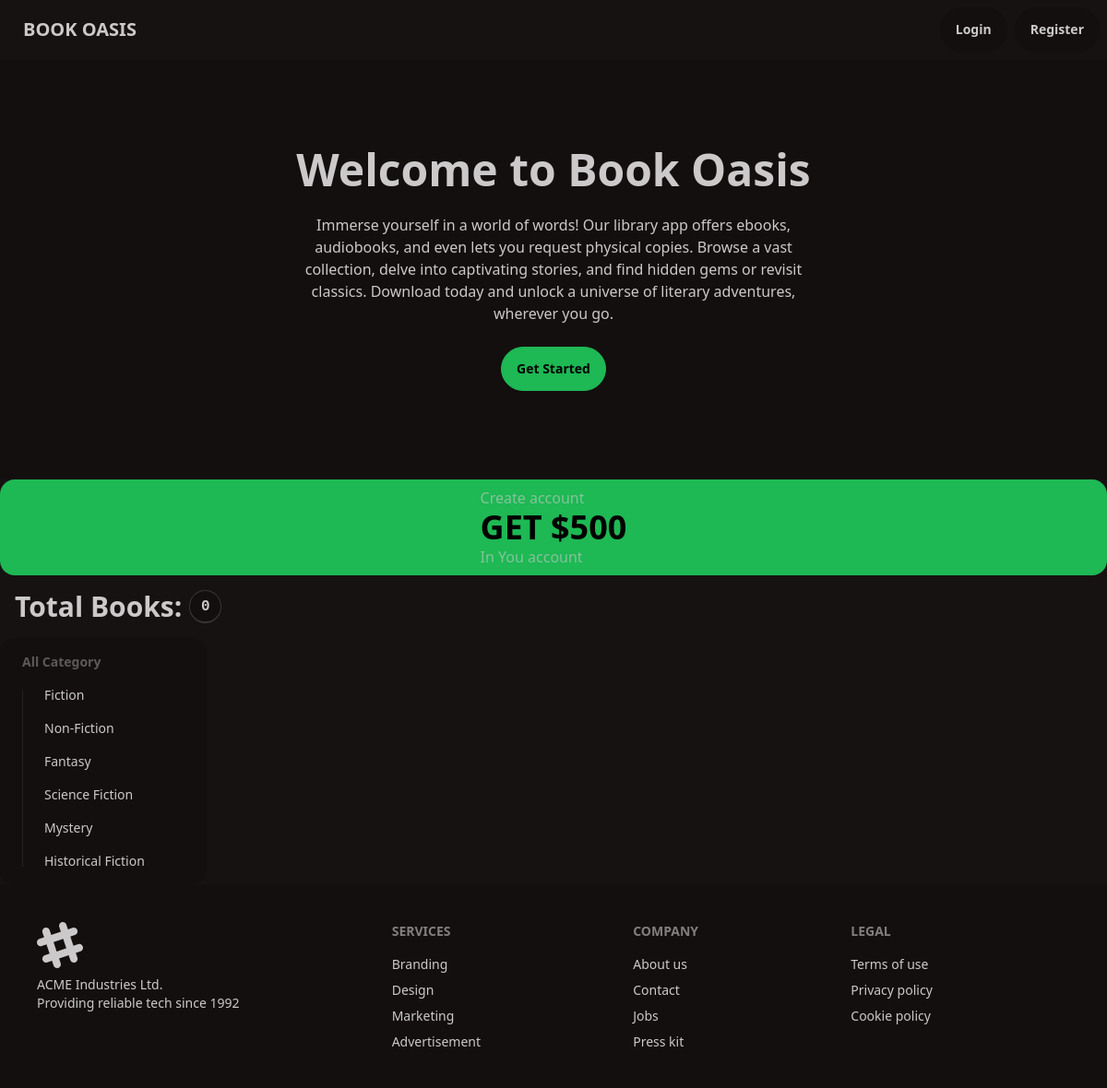
/, run on an earlier commit of the app's database.
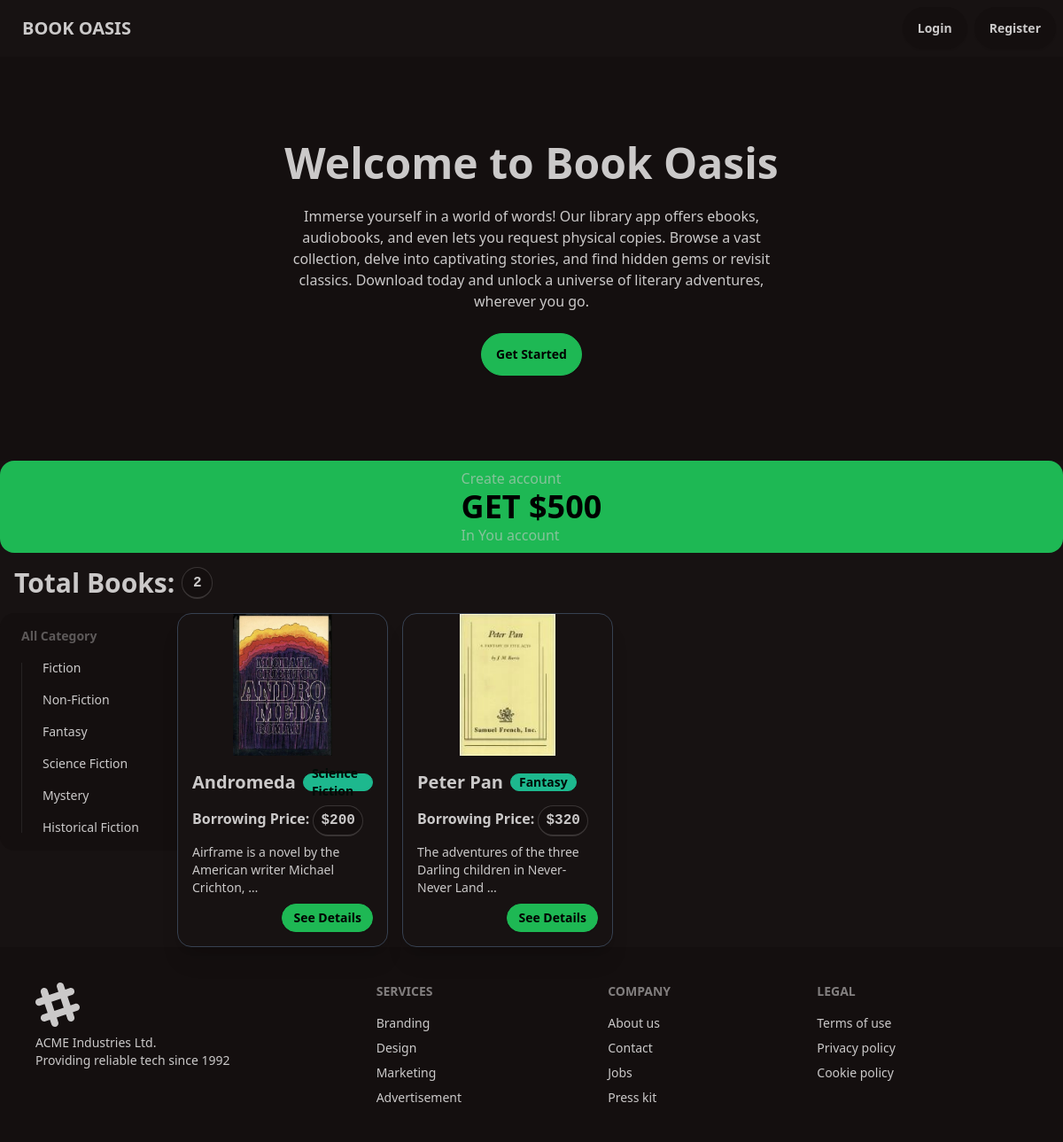
And on a later commit of the database.
### categories/models.py (models this page shows, shortened)
class Category(models.Model):
    name = models.CharField(max_length=100)
    slug = models.SlugField(max_length=100, unique=True, blank=True, null=True)

### books/models.py (models this page shows, shortened)
class Book(models.Model):
    title = models.CharField(max_length=100)
    description = models.TextField()
    category = models.ForeignKey(Category, on_delete=models.DO_NOTHING, related_name='books', default=False)
    price = models.DecimalField(max_digits=12, decimal_places=0)
    image = models.ImageField(upload_to='books/media/uploads/', null=True, blank=True)
    quantity = models.IntegerField(default=0)

### core/views.py (the view)
# urls.py: path('', Home.as_view(), name='home'),
class Home(TemplateView):
    template_name = 'core/home.html'
    def get_context_data(self, **kwargs: Any) -> dict[str, Any]:
        context = super().get_context_data(**kwargs)
        category_slug = self.kwargs.get('category', None)
        if category_slug is not None:
            category = Category.objects.get(slug=category_slug)
            books = Book.objects.filter(category=category)
        else:
            books = Book.objects.all()
        categories = Category.objects.all()
        context['categories'] = categories
        context['books'] = books
        return context

### core/templates/core/home.html
{% extends "core/base.html" %} {% block head_title %} Book Oasis {% endblock %}
{% block body %}
<section>
  <div class="hero bg-base-200 py-20">
    <div class="hero-content text-center">
      <div class="max-w-xl">
        <h1 class="text-5xl font-bold">Welcome to Book Oasis</h1>
        <p class="py-6">
          Immerse yourself in a world of words! Our library app offers ebooks,
          audiobooks, and even lets you request physical copies. Browse a vast
          collection, delve into captivating stories, and find hidden gems or
          revisit classics. Download today and unlock a universe of literary
          adventures, wherever you go.
        </p>
        <a href='{% url "profile" %}' class="btn btn-primary">Get Started</a>
      </div>
    </div>
  </div>
  <div class="stats bg-primary text-primary-content flex justify-center">
    <div class="center my-2">
      <div class="stat-title">Create account</div>
      <div class="stat-value">GET $500</div>
      <div class="stat-title">In You account</div>
    </div>
  </div>
  <h1 class="p-4 text-3xl font-bold flex justify-start gap-2 items-center">
    Total Books: <kbd class="kbd kbd-md">{{books|length}}</kbd>
  </h1>
  <div class="grid grid-cols-6">
    <div class="col-span-1">
      <ul class="menu bg-base-200 w-56 rounded-box">
        <li>
          <h2 class="menu-title">All Category</h2>
          <ul>
            {% for cat in categories %}
            <li><a href='{% url "filter_home" cat.slug %}'> {{cat.name}} </a></li>
            {% endfor %}
          </ul>
        </li>
      </ul>
    </div>
    <div class="col-span-5 grid grid-cols-4 gap-4">
      {% for book in books %}
      <div
        class="card card-compact w-full bg-base-100 shadow-xl border border-gray-700"
      >
        <figure>
          <img class="max-h-40" src="{{book.image.url}}" alt="{{book.title}}" />
        </figure>
        <div class="card-body">
          <h2 class="card-title">
            {{book.title}}
            <div class="badge badge-secondary">{{book.category.name}}</div>
          </h2>
          <h2 class="text-base font-semibold">
            Borrowing Price:
            <kbd class="kbd kbd-md">${{book.price}}</kbd>
          </h2>
          <p>{{book.description|truncatewords:10}}</p>
          <div class="card-actions justify-end">
            <a href='{% url "book_details" book.id %}' class="btn btn-primary btn-sm">See Details</a>
          </div>
        </div>
      </div>
      {% endfor %}
    </div>
  </div>
</section>
{% endblock %}

### core/templates/core/base.html (shortened to what this page needs)
<!DOCTYPE html>
<html data-theme='forest' lang="en">
  <head>
    <link
      href="https://cdn.jsdelivr.net/npm/daisyui@4.11.1/dist/full.min.css"
      rel="stylesheet"
      type="text/css"
    />
    <script src="https://cdn.tailwindcss.com"></script>
  </head>
  <body>
    {% include "core/navbar.html" %}
    <div id='main'>
      {% block body %}{% endblock  %}
    </div>
    {% include "core/footer.html" %}
  </body>
</html>

### core/templates/core/navbar.html (shortened to what this page needs)
<nav class="navbar bg-base-100">
  <div class="navbar-start">
    <a href='{% url "home" %}' class="btn btn-ghost text-xl">BOOK OASIS</a>
  </div>
  <div class="navbar-center hidden lg:flex">
    <ul class="menu menu-horizontal px-1">
    </ul>
  </div>
  {% if user.is_authenticated %}
  <div class="navbar-end flex gap-2">
    <a href='{% url "profile" %}' class="btn">Profile</a>
    <form action='{% url "logout" %}' method='post'>
      {% csrf_token %}
    <button type="submit" class='btn'>Logout</button>
    </form>
  </div>
  {% else %}
  <div class="navbar-end flex gap-2">
    <a href='{% url "login" %}' class="btn">Login</a>
    <a href='{% url "register" %}' class="btn">Register</a>
  </div>
  {% endif %}
</nav>

### core/templates/core/footer.html (shortened to what this page needs)
<footer class="footer p-10 bg-base-200 text-base-content">
    <aside>
      <p>ACME Industries Ltd.<br>Providing reliable tech since 1992</p>
    </aside>
    <nav>
      <h6 class="footer-title">Services</h6>
      <a class="link link-hover">Branding</a>
      <a class="link link-hover">Design</a>
      <a class="link link-hover">Marketing</a>
      <a class="link link-hover">Advertisement</a>
    </nav>
    <nav>
      <h6 class="footer-title">Company</h6>
      <a class="link link-hover">About us</a>
      <a class="link link-hover">Contact</a>
      <a class="link link-hover">Jobs</a>
      <a class="link link-hover">Press kit</a>
    </nav>
    <nav>
      <h6 class="footer-title">Legal</h6>
      <a class="link link-hover">Terms of use</a>
      <a class="link link-hover">Privacy policy</a>
      <a class="link link-hover">Cookie policy</a>
    </nav>
  </footer>

What changed in the data, as far as the page shows it:
added Book: image (picture), title "Andromeda", category.name "Science Fiction", price "200", description "Airframe is a novel by the American writer Michael Crichton, …"
added Book: image (picture), title "Peter Pan", category.name "Fantasy", price "320", description "The adventures of the three Darling children in Never-Never Land …"
Also different on the page:
{{ books|length }}: "0" → "2"
